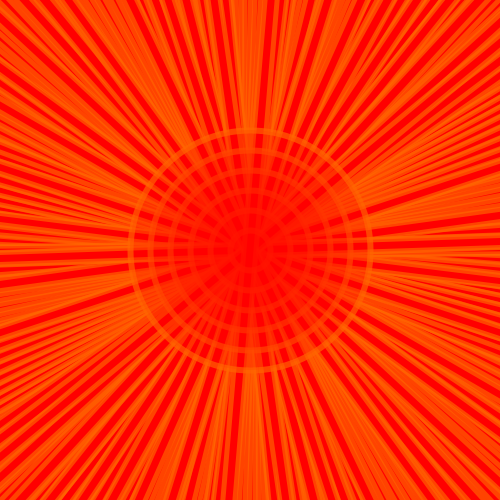
Frame 1 (no input)
Frame 60 (the mouse pressed at the canvas centre just before this capture): identical to frame 1, image omitted
Frame 120 (the mouse held since frame 60 and released just before this capture): identical to frame 1, image omitted

The Processing sketch that drew this single still picture (run headless with seeded random() and noise(); from frame 60 on, the mouse is pressed at the canvas centre):

// Processing sketch: processing_113969
// ── processing_113969.pde



void setup(){
  size(500,500);
  smooth();
  background(255,160,0);
}
  
  void draw(){
    
  
    pushMatrix();
   rectMode(CENTER);
    translate(width/2, height/2);
    stroke(255,100,0,170);
    strokeWeight(5);
      for(int a=0; a<=7000; a=a+5){rotate(a);   fill(255,0,0,7140);
    rect(0,0,796,12);}
  popMatrix();

     pushMatrix();
     stroke(255,100,0,170);
    strokeWeight(6);
    fill(255,0,0,70);
    for(int c=0; c<250; c=c+40){
    ellipse(width/2,height/2,c,c);
   println(c);}
    popMatrix();
    
    
   
   
  
  }
